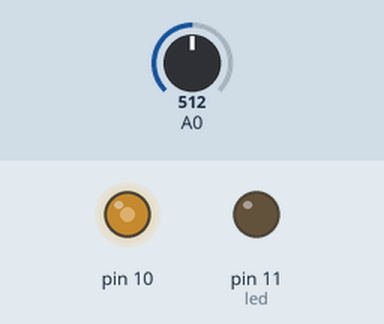
This sketch was run on a simulated Arduino Uno, built with avr-gcc and run on an emulated ATmega328P. On the bench: output pins drawn as LEDs (lit = HIGH). The test bench sets the inputs (shaded band); at power-on: A0 = 512.

Above: at 1.2 s.
1.3 s: A0 set to 716
At 1.9 s:
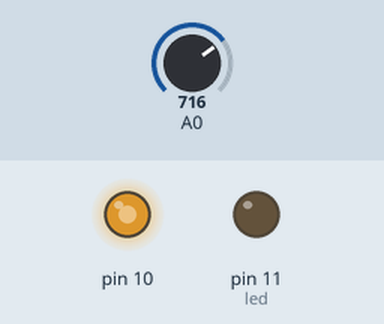
2.8 s: A0 set to 900
At 3.1 s:
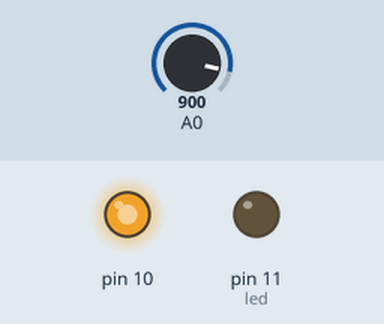
4.3 s: A0 set to 122
At 5.4 s:
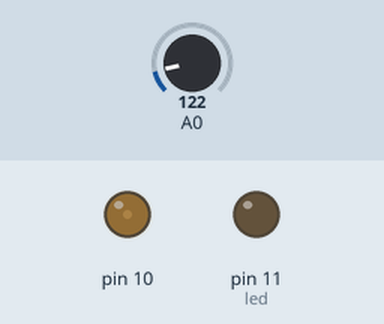
5.8 s: A0 set to 0
At 6.5 s:
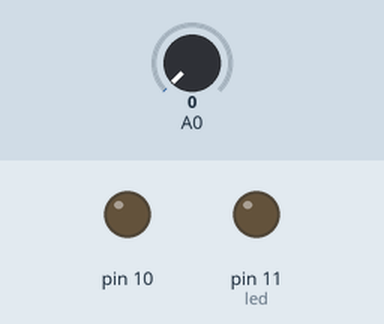
7.3 s: A0 set to 511
At 7.7 s:
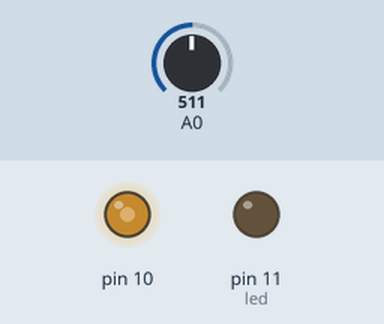
Timing chart, 0 to 9.8 s (numbered marks = the images above; inputs shaded):
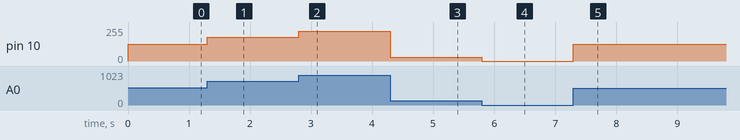

The sketch:

ChangeBlink.ino
```cpp
int led = 11;
void setup()

{

pinMode(led,OUTPUT);

}

void loop()

{

  int val = analogRead(0);

  val = map(val, 0, 1023, 0, 255);

  analogWrite(10, val);

}
```

Measured:
- after the input at 1.3 s, pin 10: 127/255 → 178/255 at once
- after the input at 2.8 s, pin 10: 178/255 → 224/255 at once
- after the input at 4.3 s, pin 10: 224/255 → 30/255 at once
- after the input at 5.8 s, pin 10: 30/255 → 0/255 at once
- after the input at 7.3 s, pin 10: 0/255 → 127/255 at once
